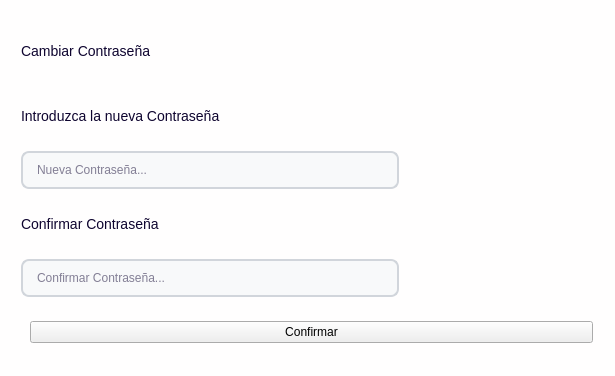
<?xml version="1.0" encoding="UTF-8"?>
<ui version="4.0">
 <class>recuperarContrasena</class>
 <widget class="QWidget" name="recuperarContrasena">
  <property name="geometry">
   <rect>
    <x>0</x>
    <y>0</y>
    <width>615</width>
    <height>376</height>
   </rect>
  </property>
  <property name="windowTitle">
   <string>Form</string>
  </property>
  <property name="styleSheet">
   <string notr="true">
#recuperarContrasena {
    background-color: #FFFEFE;
}
#stacked{
background-color: transparent;
}

/*
-----------------------------------------------------------------------------------------------------
Inputs
-----------------------------------------------------------------------------------------------------
*/

/* --- ESTADO BASE --- */

QLineEdit, QDateEdit {
	max-width: 350px;
    background-color: #F8F9FA;
    border: 2px solid #D1D5DB;
    border-radius: 8px;
    padding: 8px 12px;
    color: #0E042F;
    min-height: 18px;
}

/* --- HOVER --- */

QLineEdit:hover, QDateEdit:hover {
    border: 2px solid #9CA3AF;
    background-color: #F3F4F6;
}

/* --- FOCUS --- */

QLineEdit:focus, QDateEdit:focus {
    border: 2px solid #744BCC;
    background-color: #FFFFFF;
}

/* --- DISABLED --- */

QLineEdit:disabled, QDateEdit:disabled {
    background-color: #E5E7EB;
    color: #9CA3AF;
    border: 2px solid #D1D5DB;
}

/* --- QDATEEDIT --- */

QDateEdit::drop-down {
    subcontrol-origin: padding;
    subcontrol-position: top right;
    width: 20px;
    border-left-width: 1px;
    border-left-color: #D1D5DB;
    border-left-style: solid;
    border-top-right-radius: 8px;
    border-bottom-right-radius: 8px;
}

/*
-----------------------------------------------------------------------------------------------------
Textos
-----------------------------------------------------------------------------------------------------
*/

QLabel {
    font-size: 14px;
    color: #0E042F;
}

QLabel[texto=&quot;TituloPrincipal&quot;] {
    font-size: 22px;
    qproperty-alignment: 'AlignCenter';
    font-weight: bold;
}

QLabel[texto=&quot;Descripcion&quot;] {
    font-size: 18px;
    color: #6C6686;
}

QLabel[texto=&quot;InputTexto&quot;] {
    font-size: 16px;
    color: #46315c;
}

QLabel[texto=&quot;Destacado&quot;] {
    font-size: 16px;
    color: #0E042F;
    qproperty-alignment: 'AlignCenter';
    font-weight: bold;
}

/*
-----------------------------------------------------------------------------------------------------
Botones
-----------------------------------------------------------------------------------------------------
*/

/* --- BOTÓN PRIMARIO --- */

QPushButton[boton=&quot;Primario&quot;] {
	max-width: 150px;
    border-radius: 10px;
    background-color: #5D38BB;
    font-weight: bold;
    color: #F7F7F7;
    font-size: 12pt;
    min-height: 40px;
    padding-left: 20px;
    padding-right: 20px;
}

QPushButton[boton=&quot;Primario&quot;]:hover {
    background-color: #744BCC;
}

QPushButton[boton=&quot;Primario&quot;]:pressed {
    background-color: #472A8F;
}

/* --- BOTÓN SECUNDARIO --- */

QPushButton[boton=&quot;Secundario&quot;] {
    border-radius: 10px;
	max-width: 250px;
    background-color: rgba(161, 147, 204, 0.7);
    font-weight: bold;
    color: #5D38BB;
    font-size: 18px;
    min-height: 40px;
}

QPushButton[boton=&quot;Secundario&quot;]:hover {
    background-color: rgba(161, 147, 204, 0.9);
}

QPushButton[boton=&quot;Secundario&quot;]:pressed {
    background-color: rgba(131, 117, 174, 0.9);
}

/* --- BOTÓN TEXTO --- */

QPushButton[boton=&quot;BotonTexto&quot;] {
    border: none;
    background: transparent;
    padding: 0px;
    margin: 0px;
    color: #0E042F;
    font-weight: bold;
    font-size: 16px;
}

QPushButton[boton=&quot;BotonTexto&quot;]:hover {
    color: #6C6686;
    background: transparent;
}

QPushButton[boton=&quot;BotonTexto&quot;]:pressed,
QPushButton[boton=&quot;BotonTexto&quot;]:focus {
    border: none;
    background: transparent;
    outline: none;
}
</string>
  </property>
  <layout class="QVBoxLayout" name="verticalLayout">
   <item>
    <widget class="QStackedWidget" name="stacked">
     <property name="currentIndex">
      <number>1</number>
     </property>
     <widget class="QWidget" name="page">
      <layout class="QVBoxLayout" name="verticalLayout_2">
       <item>
        <widget class="QLabel" name="label">
         <property name="maximumSize">
          <size>
           <width>16777215</width>
           <height>40</height>
          </size>
         </property>
         <property name="text">
          <string>Recuperar Contraseña</string>
         </property>
         <property name="texto" stdset="0">
          <string>TituloPrincipal</string>
         </property>
        </widget>
       </item>
       <item>
        <widget class="QLabel" name="label_3">
         <property name="maximumSize">
          <size>
           <width>16777215</width>
           <height>30</height>
          </size>
         </property>
         <property name="text">
          <string>Introduzca el correo con el que se registró</string>
         </property>
         <property name="texto" stdset="0">
          <string>InputTexto</string>
         </property>
        </widget>
       </item>
       <item>
        <widget class="QLineEdit" name="inputCoreo">
         <property name="placeholderText">
          <string>Correo...</string>
         </property>
        </widget>
       </item>
       <item>
        <widget class="QWidget" name="widget" native="true">
         <property name="maximumSize">
          <size>
           <width>16777215</width>
           <height>70</height>
          </size>
         </property>
         <layout class="QHBoxLayout" name="horizontalLayout">
          <item>
           <widget class="QPushButton" name="btnEnviar">
            <property name="text">
             <string>Enviar Código</string>
            </property>
            <property name="boton" stdset="0">
             <string>Primario</string>
            </property>
           </widget>
          </item>
         </layout>
        </widget>
       </item>
       <item>
        <widget class="QLabel" name="label_6">
         <property name="maximumSize">
          <size>
           <width>16777215</width>
           <height>30</height>
          </size>
         </property>
         <property name="text">
          <string>Introduzca el código</string>
         </property>
         <property name="texto" stdset="0">
          <string>InputTexto</string>
         </property>
        </widget>
       </item>
       <item>
        <widget class="QLineEdit" name="inputCodigo">
         <property name="placeholderText">
          <string>Código...</string>
         </property>
        </widget>
       </item>
       <item>
        <widget class="QWidget" name="widget_4" native="true">
         <layout class="QHBoxLayout" name="horizontalLayout_3">
          <item>
           <widget class="QPushButton" name="btnConfirmarCod">
            <property name="text">
             <string>Confirmar Código</string>
            </property>
            <property name="boton" stdset="0">
             <string>Secundario</string>
            </property>
           </widget>
          </item>
         </layout>
        </widget>
       </item>
      </layout>
     </widget>
     <widget class="QWidget" name="page_2">
      <widget class="QWidget" name="widget_2" native="true">
       <property name="geometry">
        <rect>
         <x>10</x>
         <y>10</y>
         <width>581</width>
         <height>341</height>
        </rect>
       </property>
       <layout class="QVBoxLayout" name="verticalLayout_3">
        <item>
         <widget class="QLabel" name="label_2">
          <property name="text">
           <string>Cambiar Contraseña</string>
          </property>
          <property name="texto" stdset="0">
           <string>TituloPrincipal</string>
          </property>
         </widget>
        </item>
        <item>
         <widget class="QLabel" name="label_4">
          <property name="text">
           <string>Introduzca la nueva Contraseña</string>
          </property>
          <property name="texto" stdset="0">
           <string>InputTexto</string>
          </property>
         </widget>
        </item>
        <item>
         <widget class="QLineEdit" name="inputCambiarContra">
          <property name="placeholderText">
           <string>Nueva Contraseña...</string>
          </property>
         </widget>
        </item>
        <item>
         <widget class="QLabel" name="label_5">
          <property name="text">
           <string>Confirmar Contraseña</string>
          </property>
          <property name="texto" stdset="0">
           <string>InputTexto</string>
          </property>
         </widget>
        </item>
        <item>
         <widget class="QLineEdit" name="inputConfirmarContra">
          <property name="placeholderText">
           <string>Confirmar Contraseña...</string>
          </property>
         </widget>
        </item>
        <item>
         <widget class="QWidget" name="widget_3" native="true">
          <property name="maximumSize">
           <size>
            <width>16777215</width>
            <height>70</height>
           </size>
          </property>
          <layout class="QHBoxLayout" name="horizontalLayout_2">
           <item>
            <widget class="QPushButton" name="btnConfirmar">
             <property name="text">
              <string>Confirmar</string>
             </property>
             <property name="boton" stdset="0">
              <string>Primario</string>
             </property>
            </widget>
           </item>
          </layout>
         </widget>
        </item>
       </layout>
      </widget>
     </widget>
    </widget>
   </item>
  </layout>
 </widget>
 <resources/>
 <connections/>
</ui>
